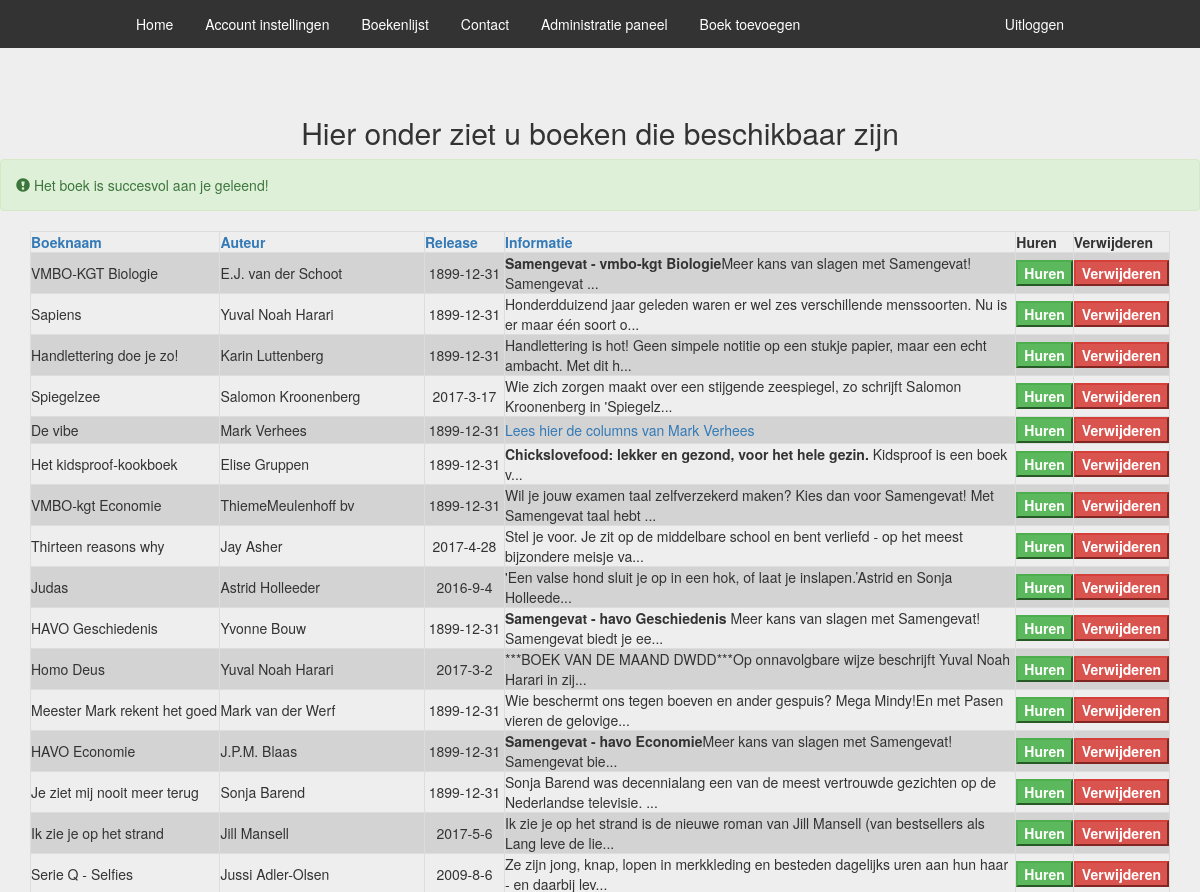
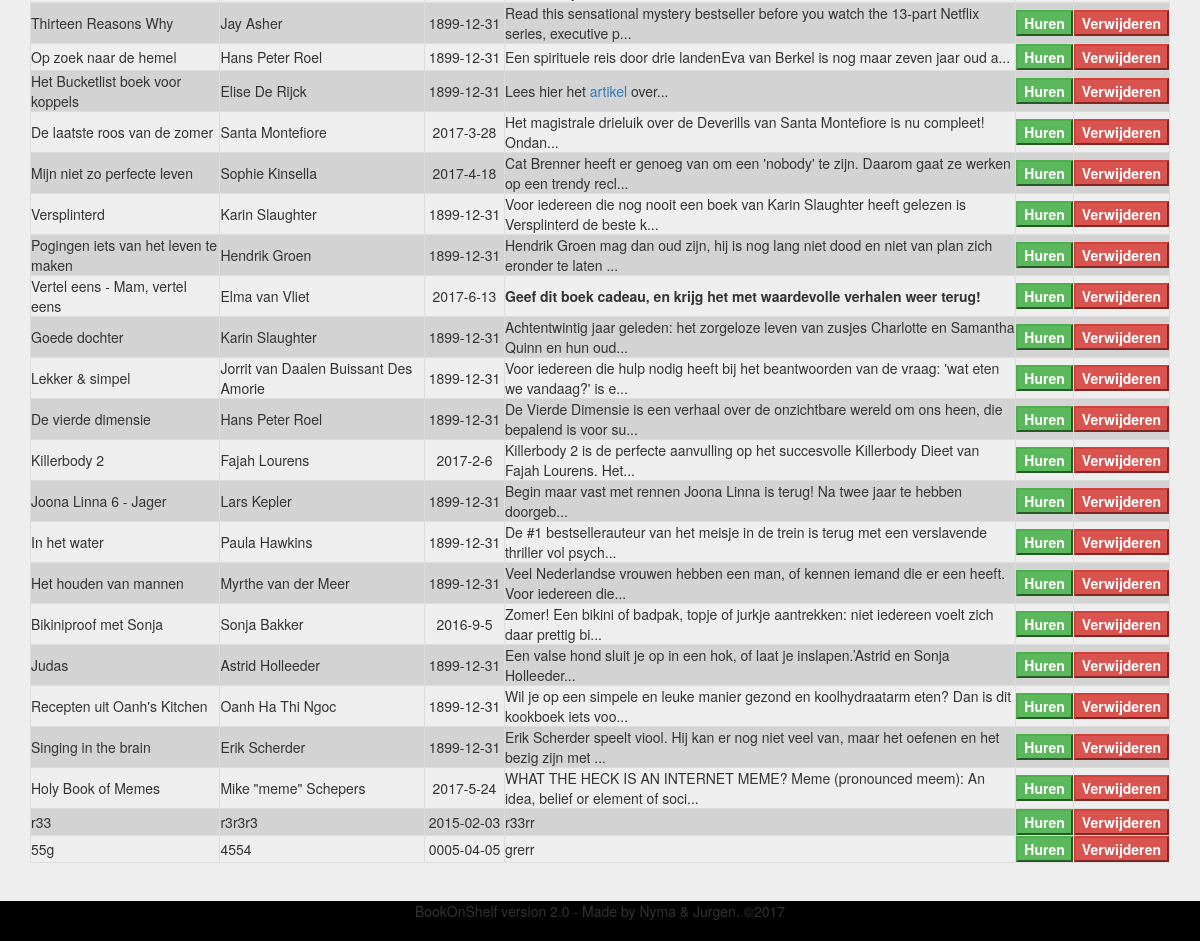
The page /index.php?page=booklist&msg=success (signed in) on the database its author committed (2 pictures, top to bottom).
### tables this page shows
CREATE TABLE `books` (
  `id` int(11) NOT NULL AUTO_INCREMENT,
  `name` varchar(255) NOT NULL,
  `author` varchar(255) NOT NULL,
  `releasedate` varchar(255) NOT NULL,
  `info` text NOT NULL,
  `hired` enum('0','1') DEFAULT '0',
  `hired_by` varchar(255) DEFAULT NULL,
  `hired_date` varchar(255) DEFAULT NULL,
  PRIMARY KEY (`id`)
);

### class/class.user.php (called while the page is built, shortened)
<?php
class USER {
    private $conn;
    public function __construct() {
        $database = new Database();
        $conn = $database->dbConnection();
        $this->conn = $conn;
    }
    public function runQuery($sql) {
        $stmt = $this->conn->prepare($sql);
        return $stmt;
    }
}
?>

### includes/booklist.inc.php (the view, shortened to what this page needs)
<?php
$auth_user = new USER();
echo "<h2>Hier onder ziet u boeken die beschikbaar zijn</h2>";
if (isset($_GET['name'])){
    $stmt = $auth_user->runQuery("SELECT * FROM books WHERE hired = '0' ORDER BY name");
} elseif(isset($_GET['author'])) {
    $stmt = $auth_user->runQuery("SELECT * FROM books WHERE hired = '0'ORDER BY author");
} elseif(isset($_GET['date'])) {
    $stmt = $auth_user->runQuery("SELECT * FROM books WHERE hired = '0'ORDER BY releasedate");
} elseif(isset($_GET['info'])) {
    $stmt = $auth_user->runQuery("SELECT * FROM books WHERE hired = '0'ORDER BY info");
} else {
    $stmt = $auth_user->runQuery("SELECT * FROM books WHERE hired = '0'");
}
$stmt->execute();
if(isset($_GET['msg']) && $_GET['msg'] == "success") {
    echo "<div class=\"alert alert-success\" role=\"alert\">
    <span class=\"glyphicon glyphicon-exclamation-sign\" aria-hidden=\"true\"></span>
    <span class=\"sr-only\">Success</span>
    Het boek is succesvol aan je geleend!
    </div>";
}
echo "
<div class='container'>
<table class='table-responsive, table-bordered'>
    <tr>
        <th><a href=\"?page=booklist&name\" data-toggle=\"tooltip\" title=\"Sorteren op alfabetische volgorde\"><b>Boeknaam</b></th>
        <th><a href=\"?page=booklist&author\" data-toggle=\"tooltip\" title=\"Sorteren op alfabetische volgorde\"><b>Auteur</b></th>
        <th><a href=\"?page=booklist&date\" data-toggle=\"tooltip\" title=\"Sorteren op datum\"><b>Release</b></th>
        <th><a href=\"?page=booklist&info\" data-toggle=\"tooltip\" title=\"Sorteren op alfabetische volgorde\"><b>Informatie</b></th>
        <th>Huren</th>
        <th>Verwijderen</th>
    </tr>";
while($row = $stmt->fetch(PDO::FETCH_ASSOC)) {
    $id = $row['id'];
    $name = $row['name'];
    $author = $row['author'];
    $releasedate = $row['releasedate'];
    $info = mb_strimwidth($row['info'], 0, 100, "...");
    echo "<tr>
        <td class='name'>$name</td>
        <td>$author</td>
        <td class='date'>$releasedate</td>
        <td class='info'>$info</td>
        <td> <a href=\"php/hirebook.php?page=booklist&hire=$id\"> <button class='btn-success'type=\"submit\" form=\"form1\" value=\"hire\" onclick=\"return confirm('Weet je zeker dat je dit boek wilt lenen? $name. Door: $author')\"><strong>Huren</strong></button></a></td>
        <td><a href=\"php/deletebook.php?page=booklist&delete=$id\"> <button class='btn-danger' type=\"submit\" form=\"form2\" value=\"delete\" onclick=\"return confirm('Weet je zeker dat je dit boek wilt verwijderen? $name. Door: $author')\"><strong>Verwijderen</strong></button></a></td>
        </tr>";
}
echo "</table>";
echo "</div>";
?>

### index.php (shortened to what this page needs)
<?php
require("class/class.user.php");
if (isset($_GET['page'])) {
    $page = $_GET['page'];
} else {
    $page = "index";
}
?>
<!DOCTYPE html>
<html>
    <head>
        <link href="css/bootstrap.min.css" rel="stylesheet">
        <link href="css/style.css" rel="stylesheet">
    </head>
    <body>
        <?php if($page != "index" && $page != "register") {
            include "includes/navbar.inc.php";
        } ?>
        <div class="jumbotron">
            <?php include "includes/$page.inc.php"; ?>
        </div>
        <footer class="footer">
            BookOnShelf version 2.0 - Made by Nyma & Jurgen. ©2017
        </footer>
    </body>
</html>

### includes/navbar.inc.php
<div class="nav">
    <div class="menu">
    <ul>
        <li><a href="index.php?page=home">Home</a></li>
        <li><a href="index.php?page=settings">Account instellingen</a></li>
        <li><a href="index.php?page=booklist">Boekenlijst</a></li>
        <li><a href="index.php?page=contact">Contact</a></li>
        <li><a href="index.php?page=dashboard">Administratie paneel</a></li>
        <li><a href="index.php?page=addbook">Boek toevoegen</a></li>
        <li style="float: right"><a href="index.php?page=logout">Uitloggen</a></li>
    </ul>
    </div>
</div>

### css/style.css (style rules this page uses)
ol, ul { margin-bottom: 0; list-style-type: none; padding: 0; overflow: hidden; background-color: #333; }
li { float: left; }
li a { display: block; color: white; text-align: center; padding: 14px 16px; text-decoration: none; }
.footer { position: fixed; bottom: 0; width: 100%; height: 40px; background-color: black; text-align: center; }
tr:nth-child(even) { background-color: lightgrey; }
.info { font-weight: normal; font-size: 14px; }
.jumbotron p { font-weight: normal; font-size: 14px; }
.info p { display: inline; }
.date { min-width: 80px; text-align: center; }
.jumbotron h2 { text-align: center; }
.nav { background-color: #333; }
.menu { width: 80%; margin: auto; background-color: #333; }

### rows shown on the page
books: name "VMBO-KGT Biologie", author "E.J. van der Schoot", releasedate "1899-12-31", info "Samengevat - vmbo-kgt Biologie Meer kans van slagen met Samengevat! Samengevat ..."
books: name "Sapiens", author "Yuval Noah Harari", releasedate "1899-12-31", info "Honderdduizend jaar geleden waren er wel zes verschillende menssoorten. Nu is er maar één soort o..."
books: name "Handlettering doe je zo!", author "Karin Luttenberg", releasedate "1899-12-31", info "Handlettering is hot! Geen simpele notitie op een stukje papier, maar een echt ambacht. Met dit h..."
books: name "Spiegelzee", author "Salomon Kroonenberg", releasedate "2017-3-17", info "Wie zich zorgen maakt over een stijgende zeespiegel, zo schrijft Salomon Kroonenberg in 'Spiegelz..."
books: name "De vibe", author "Mark Verhees", releasedate "1899-12-31", info "Lees hier de columns van Mark Verhees"
books: name "Het kidsproof-kookboek", author "Elise Gruppen", releasedate "1899-12-31", info "Chickslovefood: lekker en gezond, voor het hele gezin. Kidsproof is een boek v..."
books: name "VMBO-kgt Economie", author "ThiemeMeulenhoff bv", releasedate "1899-12-31", info "Wil je jouw examen taal zelfverzekerd maken? Kies dan voor Samengevat! Met Samengevat taal hebt ..."
books: name "Thirteen reasons why", author "Jay Asher", releasedate "2017-4-28", info "Stel je voor. Je zit op de middelbare school en bent verliefd - op het meest bijzondere meisje va..."
books: name "Judas", author "Astrid Holleeder", releasedate "2016-9-4", info "'Een valse hond sluit je op in een hok, of laat je inslapen.’ Astrid en Sonja Holleede..."
books: name "HAVO Geschiedenis", author "Yvonne Bouw", releasedate "1899-12-31", info "Samengevat - havo Geschiedenis Meer kans van slagen met Samengevat! Samengevat biedt je ee..."
books: name "Homo Deus", author "Yuval Noah Harari", releasedate "2017-3-2", info "***BOEK VAN DE MAAND DWDD*** Op onnavolgbare wijze beschrijft Yuval Noah Harari in zij..."
books: name "Meester Mark rekent het goed", author "Mark van der Werf", releasedate "1899-12-31", info "Wie beschermt ons tegen boeven en ander gespuis? Mega Mindy! En met Pasen vieren de gelovige..."
books: name "HAVO Economie", author "J.P.M. Blaas", releasedate "1899-12-31", info "Samengevat - havo Economie Meer kans van slagen met Samengevat! Samengevat bie..."
books: name "Je ziet mij nooit meer terug", author "Sonja Barend", releasedate "1899-12-31", info "Sonja Barend was decennialang een van de meest vertrouwde gezichten op de Nederlandse televisie. ..."
books: name "Ik zie je op het strand", author "Jill Mansell", releasedate "2017-5-6", info "Ik zie je op het strand is de nieuwe roman van Jill Mansell (van bestsellers als Lang leve de lie..."
books: name "Serie Q - Selfies", author "Jussi Adler-Olsen", releasedate "2009-8-6", info "Ze zijn jong, knap, lopen in merkkleding en besteden dagelijks uren aan hun haar - en daarbij lev..."
books: name "Thirteen Reasons Why", author "Jay Asher", releasedate "1899-12-31", info "Read this sensational mystery bestseller before you watch the 13-part Netflix series, executive p..."
books: name "Op zoek naar de hemel", author "Hans Peter Roel", releasedate "1899-12-31", info "Een spirituele reis door drie landen Eva van Berkel is nog maar zeven jaar oud a..."
books: name "Het Bucketlist boek voor koppels", author "Elise De Rijck", releasedate "1899-12-31", info "Lees hier het artikel over..."
books: name "De laatste roos van de zomer", author "Santa Montefiore", releasedate "2017-3-28", info "Het magistrale drieluik over de Deverills van Santa Montefiore is nu compleet! Ondan..."
books: name "Mijn niet zo perfecte leven", author "Sophie Kinsella", releasedate "2017-4-18", info "Cat Brenner heeft er genoeg van om een 'nobody' te zijn. Daarom gaat ze werken op een trendy recl..."
books: name "Versplinterd", author "Karin Slaughter", releasedate "1899-12-31", info "Voor iedereen die nog nooit een boek van Karin Slaughter heeft gelezen is Versplinterd de beste k..."
books: name "Pogingen iets van het leven te maken", author "Hendrik Groen", releasedate "1899-12-31", info "Hendrik Groen mag dan oud zijn, hij is nog lang niet dood en niet van plan zich eronder te laten ..."
books: name "Vertel eens - Mam, vertel eens", author "Elma van Vliet", releasedate "2017-6-13", info "Geef dit boek cadeau, en krijg het met waardevolle verhalen weer terug!"
books: name "Goede dochter", author "Karin Slaughter", releasedate "1899-12-31", info "Achtentwintig jaar geleden: het zorgeloze leven van zusjes Charlotte en Samantha Quinn en hun oud..."
books: name "Lekker & simpel", author "Jorrit van Daalen Buissant Des Amorie", releasedate "1899-12-31", info "Voor iedereen die hulp nodig heeft bij het beantwoorden van de vraag: 'wat eten we vandaag?' is e..."
books: name "De vierde dimensie", author "Hans Peter Roel", releasedate "1899-12-31", info "De Vierde Dimensie is een verhaal over de onzichtbare wereld om ons heen, die bepalend is voor su..."
books: name "Killerbody 2", author "Fajah Lourens", releasedate "2017-2-6", info "Killerbody 2 is de perfecte aanvulling op het succesvolle Killerbody Dieet van Fajah Lourens. Het..."
books: name "Joona Linna 6 - Jager", author "Lars Kepler", releasedate "1899-12-31", info "Begin maar vast met rennen Joona Linna is terug! Na twee jaar te hebben doorgeb..."
books: name "In het water", author "Paula Hawkins", releasedate "1899-12-31", info "De #1 bestsellerauteur van het meisje in de trein is terug met een verslavende thriller vol psych..."
books: name "Het houden van mannen", author "Myrthe van der Meer", releasedate "1899-12-31", info "Veel Nederlandse vrouwen hebben een man, of kennen iemand die er een heeft. Voor iedereen die..."
books: name "Bikiniproof met Sonja", author "Sonja Bakker", releasedate "2016-9-5", info "Zomer! Een bikini of badpak, topje of jurkje aantrekken: niet iedereen voelt zich daar prettig bi..."
books: name "Judas", author "Astrid Holleeder", releasedate "1899-12-31", info "Een valse hond sluit je op in een hok, of laat je inslapen.’ Astrid en Sonja Holleeder..."
books: name "Recepten uit Oanh's Kitchen", author "Oanh Ha Thi Ngoc", releasedate "1899-12-31", info "Wil je op een simpele en leuke manier gezond en koolhydraatarm eten? Dan is dit kookboek iets voo..."
books: name "Singing in the brain", author "Erik Scherder", releasedate "1899-12-31", info "Erik Scherder speelt viool. Hij kan er nog niet veel van, maar het oefenen en het bezig zijn met ..."
books: name "Holy Book of Memes", author "Mike \"meme\" Schepers", releasedate "2017-5-24", info "WHAT THE HECK IS AN INTERNET MEME? Meme (pronounced meem): An idea, belief or element of soci..."
books: name "r33", author "r3r3r3", releasedate "2015-02-03", info "r33rr"
books: name "55g", author "4554", releasedate "0005-04-05", info "grerr"
